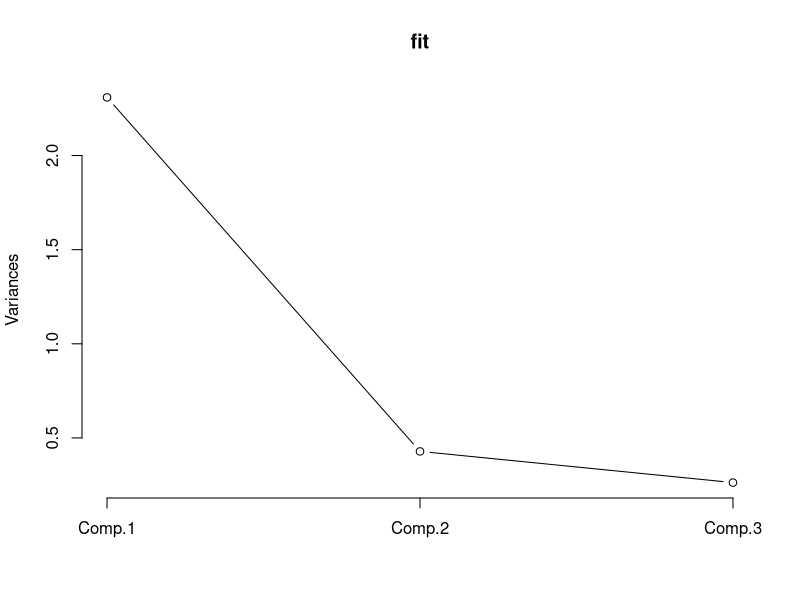
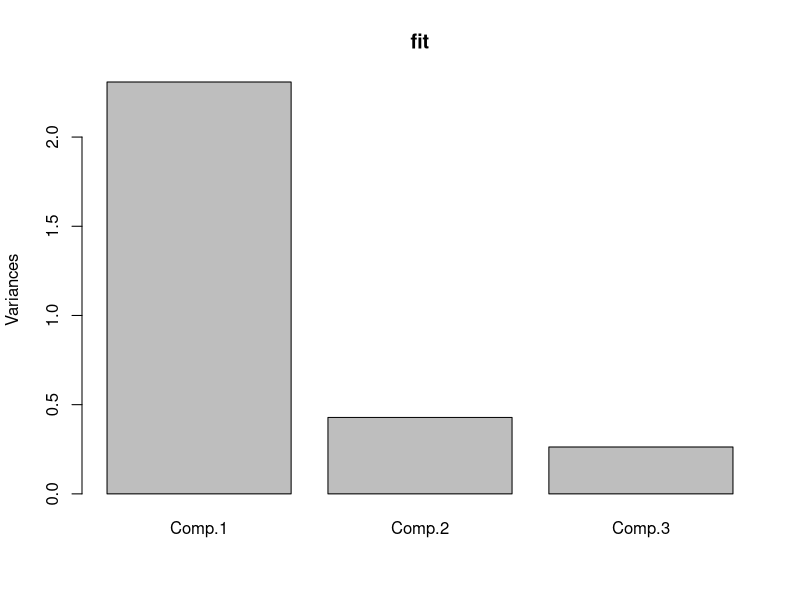

The R script that drew these images, in order:
library(readxl)
library(Hmisc)
metrics <- read.csv("../results/metrics.csv")
WMC <- read.csv('../results/WMC.csv', sep=';')
aggr_beh <- read_excel("../results/aggr_beh.xlsx", col_types = c("numeric", "blank", "blank", "text", "numeric", 
                                                      "numeric", "numeric", "numeric", "numeric", 
                                                      "blank", "numeric", "numeric", "numeric", 
                                                      "numeric", "numeric", "numeric", "numeric", 
                                                      "numeric", "text", "numeric", "numeric", 
                                                      "numeric", "numeric", "numeric", "numeric", 
                                                      "numeric", "numeric", "blank", "numeric", 
                                                      "numeric", "numeric", "blank", "numeric", 
                                                      "numeric", "numeric", "blank", "numeric", 
                                                      "numeric", "numeric", "numeric", "numeric", 
                                                      "numeric", "numeric", "numeric", "numeric", 
                                                      "numeric", "numeric", "numeric", "numeric", 
                                                      "blank", "blank", "blank", "numeric", 
                                                       "numeric", "numeric", "numeric"))

data <- merge(metrics, aggr_beh, by.x="PART_ID", by.y="KOD")
data <- merge(data, WMC, by.x = "PART_ID", by.y="Part_id")
data$mc <- data$MC_4 - (1 - data$MC_123) / 3
data$csp <- (data$CS_LET_4 + data$CS_LET_6 + data$CS_LET_8) / 3
data$arr <- (data$ARR_LET_5 + data$ARR_LET_7 + data$ARR_LET_9) / 3

# data$EASY_DUR_1 <- ((data$RV_AVG_DUR_EASY_CORR_3 + data$RV_AVG_DUR_EASY_CORR_4) / 2) / ((data$RV_AVG_DUR_EASY_CONTROL_3 + data$RV_AVG_DUR_EASY_CONTROL_4) / 2)
#data$EASY_DUR_2 <- ((data$RV_AVG_DUR_EASY_CORR_3 + data$RV_AVG_DUR_EASY_CORR_4) / 2) / ((data$RV_AVG_DUR_EASY_CONTROL_3 + data$RV_AVG_DUR_EASY_CONTROL_4) / 2)
# data$MED_DUR_1 <- ((data$RV_AVG_DUR_MEDIUM_CORR_3 + data$RV_AVG_DUR_MEDIUM_CORR_4) / 2) / ((data$RV_AVG_DUR_MEDIUM_CONTROL_3 + data$RV_AVG_DUR_MEDIUM_CONTROL_4) / 2)
#data$MED_DUR_2 <- (((data$RV_AVG_DUR_MEDIUM_CORR_3 + data$RV_AVG_DUR_MEDIUM_CORR_4) / 2 + (data$RV_AVG_DUR_MEDIUM_SMALL_ERROR_3 + data$RV_AVG_DUR_MEDIUM_SMALL_ERROR_4) / 2) / 2) / ((data$RV_AVG_DUR_MEDIUM_CONTROL_3 + data$RV_AVG_DUR_MEDIUM_CONTROL_4) / 2)
#data$HARD_DUR_1 <- ((data$RV_AVG_DUR_HARD_CORR_3 + data$RV_AVG_DUR_HARD_CORR_4) / 2) / ((data$RV_AVG_DUR_HARD_CONTROL_3 + data$RV_AVG_DUR_HARD_CONTROL_4) / 2)
#data$HARD_DUR_2 <- (data$RV_AVG_DUR_HARD_BIG_ERROR_3 + data$RV_AVG_DUR_HARD_BIG_ERROR_4 + data$RV_AVG_DUR_HARD_CONTROL_3 + data$RV_AVG_DUR_HARD_CONTROL_4 + data$RV_AVG_DUR_HARD_CORR_3 + data$RV_AVG_DUR_HARD_CORR_4 + data$RV_AVG_DUR_HARD_SMALL_ERROR_3 + data$RV_AVG_DUR_HARD_SMALL_ERROR_4) / (data$RV_AVG_DUR_HARD_CONTROL_3 + data$RV_AVG_DUR_HARD_CONTROL_4)
#data$EASY_FIX_1 <- (data$RV_SUM_FIX_EASY_CORR_3 + data$RV_SUM_FIX_EASY_CORR_4) / (data$RV_SUM_FIX_EASY_BIG_ERROR_3 + data$RV_SUM_FIX_EASY_BIG_ERROR_4 + data$RV_SUM_FIX_EASY_CONTROL_3 + data$RV_SUM_FIX_EASY_CONTROL_4 + data$RV_SUM_FIX_EASY_CORR_3 + data$RV_SUM_FIX_EASY_CORR_4 + data$RV_SUM_FIX_EASY_SMALL_ERROR_3 + data$RV_SUM_FIX_EASY_SMALL_ERROR_4)
#data$EASY_FIX_2 <- (data$RV_SUM_FIX_EASY_CORR_3 + data$RV_SUM_FIX_EASY_CORR_4) / (data$RV_SUM_FIX_EASY_BIG_ERROR_3 + data$RV_SUM_FIX_EASY_BIG_ERROR_4 + data$RV_SUM_FIX_EASY_CONTROL_3 + data$RV_SUM_FIX_EASY_CONTROL_4 + data$RV_SUM_FIX_EASY_CORR_3 + data$RV_SUM_FIX_EASY_CORR_4 + data$RV_SUM_FIX_EASY_SMALL_ERROR_3 + data$RV_SUM_FIX_EASY_SMALL_ERROR_4)
#data$MED_FIX_1 <- (data$RV_SUM_FIX_MEDIUM_CORR_3 + data$RV_SUM_FIX_MEDIUM_CORR_4) / (data$RV_SUM_FIX_MEDIUM_BIG_ERROR_3 + data$RV_SUM_FIX_MEDIUM_BIG_ERROR_4 + data$RV_SUM_FIX_MEDIUM_CONTROL_3 + data$RV_SUM_FIX_MEDIUM_CONTROL_4 + data$RV_SUM_FIX_MEDIUM_CORR_3 + data$RV_SUM_FIX_MEDIUM_CORR_4 + data$RV_SUM_FIX_MEDIUM_SMALL_ERROR_3 + data$RV_SUM_FIX_MEDIUM_SMALL_ERROR_4)
#data$MED_FIX_2 <- (data$RV_SUM_FIX_MEDIUM_CORR_3 + data$RV_SUM_FIX_MEDIUM_CORR_4 + data$RV_SUM_FIX_MEDIUM_SMALL_ERROR_3 + data$RV_SUM_FIX_MEDIUM_SMALL_ERROR_4) / (data$RV_SUM_FIX_MEDIUM_BIG_ERROR_3 + data$RV_SUM_FIX_MEDIUM_BIG_ERROR_4 + data$RV_SUM_FIX_MEDIUM_CONTROL_3 + data$RV_SUM_FIX_MEDIUM_CONTROL_4 + data$RV_SUM_FIX_MEDIUM_CORR_3 + data$RV_SUM_FIX_MEDIUM_CORR_4 + data$RV_SUM_FIX_MEDIUM_SMALL_ERROR_3 + data$RV_SUM_FIX_MEDIUM_SMALL_ERROR_4)
# data$HARD_FIX_1 <- (data$RV_SUM_FIX_HARD_CORR_3 + data$RV_SUM_FIX_HARD_CORR_4) / (data$RV_SUM_FIX_HARD_BIG_ERROR_3 + data$RV_SUM_FIX_HARD_BIG_ERROR_4 + data$RV_SUM_FIX_HARD_CONTROL_3 + data$RV_SUM_FIX_HARD_CONTROL_4 + data$RV_SUM_FIX_HARD_CORR_3 + data$RV_SUM_FIX_HARD_CORR_4 + data$RV_SUM_FIX_HARD_SMALL_ERROR_3 + data$RV_SUM_FIX_HARD_SMALL_ERROR_4)
#data$HARD_FIX_2 <- (data$RV_SUM_FIX_HARD_BIG_ERROR_3 + data$RV_SUM_FIX_HARD_BIG_ERROR_4+data$RV_SUM_FIX_HARD_CORR_3 + data$RV_SUM_FIX_HARD_CORR_4 + data$RV_SUM_FIX_HARD_SMALL_ERROR_3 + data$RV_SUM_FIX_HARD_SMALL_ERROR_4) / (data$RV_SUM_FIX_HARD_BIG_ERROR_3 + data$RV_SUM_FIX_HARD_BIG_ERROR_4 + data$RV_SUM_FIX_HARD_CONTROL_3 + data$RV_SUM_FIX_HARD_CONTROL_4 + data$RV_SUM_FIX_HARD_CORR_3 + data$RV_SUM_FIX_HARD_CORR_4 + data$RV_SUM_FIX_HARD_SMALL_ERROR_3 + data$RV_SUM_FIX_HARD_SMALL_ERROR_4)


#data$ALLOC_EASY <- (scale(data$EASY_DUR_2) + scale(data$EASY_FIX_2)) / 2 
#data$ALLOC_MED <- (scale(data$MED_DUR_2) + scale(data$MED_FIX_2)) / 2 
#data$ALLOC_HARD <- (scale(data$HARD_DUR_2) + scale(data$HARD_FIX_2)) / 2 

data$X <- NULL

gf_factors <- c('RAV', 'TAO', 'FIG')
gf <- data[gf_factors]
gf.fact <- factanal(x=data[gf_factors], factors = 1, rotation = 'varimax', scores = 'regression')
data$gf <- gf.fact$scores


wmc_factors <- c('MC_4', 'MC_123', 'CS_LET_4', 'CS_LET_6', 'CS_LET_8', 'ARR_LET_5', 'ARR_LET_7', 'ARR_LET_9')



write.csv(data, file='FAN_ET_aggr.csv', sep=',')
#rcorr(as.matrix(data[c('NT_EASY', 'RTM_EASY')]), type="pearson")
#library("ggpubr")
#ggscatter(data, x = "NT_EASY", y = "RTM_EASY", 
#          add = "reg.line", conf.int = TRUE, 
#          cor.coef = TRUE, cor.method = "pearson",
#          xlab = "NT_EASY", ylab = "RTM_EASY")

# Pricipal Components Analysis
# entering raw data and extracting PCs 
# from the correlation matrix 

# 
fit <- princomp(data[gf_factors], cor=TRUE)
summary(fit) # print variance accounted for 
loadings(fit) # pc loadings 
plot(fit,type="lines") # scree plot
plot(fit)
#data$wmc <- fit$scores # the principal components
#biplot(fit)
